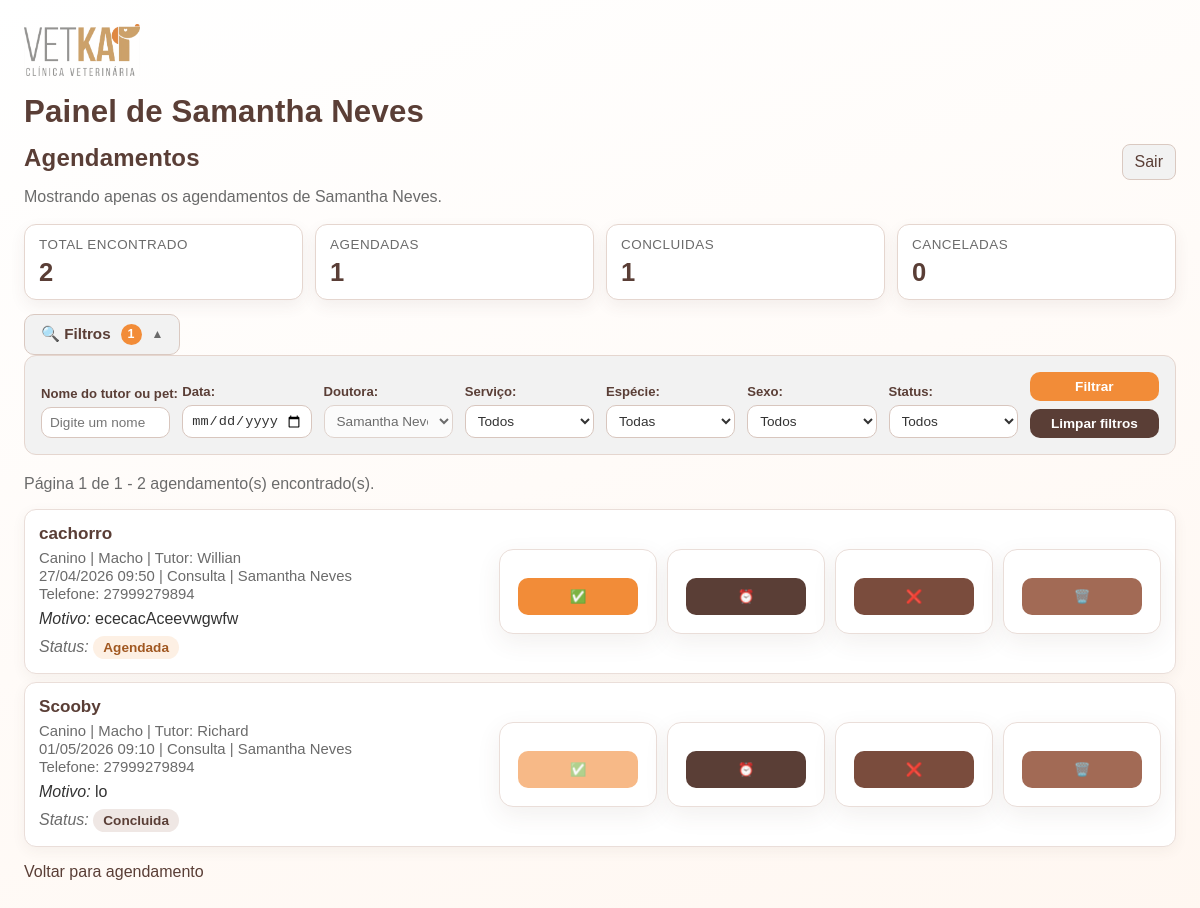
The app's page /painel (signed in) with its own data.
### app.py (models this page shows, shortened)
class Agendamento(db.Model):
    id = db.Column(db.Integer, primary_key=True)
    nome_dono = db.Column(db.String(100), nullable=False)
    nome_pet = db.Column(db.String(100), nullable=False)
    especie = db.Column(db.String(20), nullable=False)
    sexo = db.Column(db.String(10), nullable=False)
    telefone = db.Column(db.String(20), nullable=False)
    data = db.Column(db.DateTime, nullable=False)
    servico = db.Column(db.String(200), nullable=False)
    doutora = db.Column(db.String(50), nullable=False)
    motivo = db.Column(db.Text, nullable=False)
    status = db.Column(db.String(20), nullable=False, default='Agendada')
    reagendamento = db.Column(db.Boolean, nullable=False, default=False)

### app.py (the view, shortened to what this page needs)
@app.route('/painel')
def painel():
    user = session.get('user')
    role = session.get('role')
    if not user:
        return redirect(url_for('login_page'))
    pagina = request.args.get('pagina', default=1, type=int)
    if not pagina or pagina < 1:
        pagina = 1
    nome_filtro = request.args.get('nome', '').strip()
    data_filtro = request.args.get('data', '').strip()
    doutora_filtro = request.args.get('doutora', '').strip()
    servico_filtro = request.args.get('servico', '').strip()
    especie_filtro = request.args.get('especie', '').strip()
    sexo_filtro = request.args.get('sexo', '').strip()
    status_filtro = request.args.get('status', '').strip()
    filtro_erro = ''
    if role == 'reception':
        base_query = Agendamento.query
        doctor_options = DOUTORAS
    else:
        base_query = Agendamento.query.filter_by(doutora=user)
        doctor_options = [user]
        doutora_filtro = user
    service_options = [
        servico for servico, in base_query.with_entities(Agendamento.servico).distinct().order_by(Agendamento.servico).all()
        if servico
    ]
    if 'Consulta' not in service_options:
        service_options.insert(0, 'Consulta')
    especie_options = ['Canino', 'Felino']
    sexo_options = ['Macho', 'Fêmea']
    status_options = ['Agendada', 'Concluida', 'Cancelada']
    query = base_query
    if role == 'reception' and doutora_filtro:
        query = query.filter_by(doutora=doutora_filtro)
    if servico_filtro:
        query = query.filter_by(servico=servico_filtro)
    if especie_filtro:
        query = query.filter_by(especie=especie_filtro)
    if sexo_filtro:
        query = query.filter_by(sexo=sexo_filtro)
    if status_filtro:
        query = query.filter_by(status=status_filtro)
    metricas = {
        'total': query.count(),
        'agendada': query.filter(Agendamento.status == 'Agendada').count(),
        'concluida': query.filter(Agendamento.status == 'Concluida').count(),
        'cancelada': query.filter(Agendamento.status == 'Cancelada').count(),
    }
    paginacao = query.order_by(Agendamento.data.asc()).paginate(page=pagina, per_page=10, error_out=False)
    agendamentos = paginacao.items
    filtros = {
        'nome': nome_filtro,
        'data': data_filtro,
        'doutora': doutora_filtro,
        'servico': servico_filtro,
        'especie': especie_filtro,
        'sexo': sexo_filtro,
        'status': status_filtro,
    }
    query_params = {chave: valor for chave, valor in filtros.items() if valor}
    return render_template(
        'painel.html',
        agendamentos=agendamentos,
        paginacao=paginacao,
        doctor=user,
        role=role,
        filtros=filtros,
        query_params=query_params,
        doctor_options=doctor_options,
        service_options=service_options,
        especie_options=especie_options,
        sexo_options=sexo_options,
        status_options=status_options,
        metricas=metricas,
        filtro_erro=filtro_erro,
    )

### templates/painel.html (shortened to what this page needs)
<!DOCTYPE html>
<html lang="pt-br">
<head>
    <link rel="stylesheet" href="{{ url_for('static', filename='css/style.css') }}">
</head>
<body>
    <div class="site-logo-bar">
        <img src="{{ url_for('static', filename='img/logo.png') }}?v=2" alt="VetKap – Clínica Veterinária">
    </div>
    <h1>Painel de {{ doctor }}</h1>
    <a href="/logout" class="logout">Sair</a>
    {% if role == 'reception' %}
        <h2>Agendamentos</h2>
        <p>Mostrando todos os agendamentos.</p>
    {% else %}
        <h2>Agendamentos</h2>
        <p>Mostrando apenas os agendamentos de {{ doctor }}.</p>
    {% endif %}
    <section class="metrics-grid">
        <article class="metric-card">
            <p class="metric-label">Total Encontrado</p>
            <p class="metric-value">{{ metricas.total }}</p>
        </article>
        <article class="metric-card">
            <p class="metric-label">Agendadas</p>
            <p class="metric-value">{{ metricas.agendada }}</p>
        </article>
        <article class="metric-card">
            <p class="metric-label">Concluidas</p>
            <p class="metric-value">{{ metricas.concluida }}</p>
        </article>
        <article class="metric-card">
            <p class="metric-label">Canceladas</p>
            <p class="metric-value">{{ metricas.cancelada }}</p>
        </article>
    </section>
    {%- set filtros_ativos = filtros.values() | select | list | count %}
    <div class="filter-toggle-bar">
        <button type="button" class="filter-toggle-btn" id="filtroToggle" aria-expanded="false" aria-controls="filtroPanel">
            <span>🔍 Filtros</span>
            {% if filtros_ativos > 0 %}
                <span class="filter-badge">{{ filtros_ativos }}</span>
            {% endif %}
            <span class="filter-arrow" id="filtroArrow">▼</span>
        </button>
    </div>
    <form action="/painel" method="get" class="filter-form filter-collapsible" id="filtroPanel">
        <div class="filter-grid">
            <div>
                <label for="nome">Nome do tutor ou pet:</label>
                <input type="text" id="nome" name="nome" value="{{ filtros.nome }}" placeholder="Digite um nome">
            </div>
            <div>
                <label for="data">Data:</label>
                <input type="date" id="data" name="data" value="{{ filtros.data }}">
            </div>
            <div>
                <label for="doutora">Doutora:</label>
                <select id="doutora" name="doutora" {% if role != 'reception' %}disabled{% endif %}>
                    {% for option in doctor_options %}
                        <option value="{{ option }}" {% if filtros.doutora == option %}selected{% endif %}>{{ option }}</option>
                    {% endfor %}
                </select>
            </div>
            <div>
                <label for="servico">Serviço:</label>
                <select id="servico" name="servico">
                    <option value="">Todos</option>
                </select>
            </div>
            <div>
                <label for="especie">Espécie:</label>
                <select id="especie" name="especie">
                    <option value="">Todas</option>
                </select>
            </div>
            <div>
                <label for="sexo">Sexo:</label>
                <select id="sexo" name="sexo">
                    <option value="">Todos</option>
                </select>
            </div>
            <div>
                <label for="status">Status:</label>
                <select id="status" name="status">
                    <option value="">Todos</option>
                </select>
            </div>
            <div class="filter-actions">
                <button type="submit">Filtrar</button>
                <a href="/painel" class="button secondary-button">Limpar filtros</a>
            </div>
        </div>
    </form>
    {% if paginacao.total > 0 %}
        <p class="pagination-summary">
            Página {{ paginacao.page }} de {{ paginacao.pages }} - {{ paginacao.total }} agendamento(s) encontrado(s).
        </p>
    {% endif %}
    <ul>
        {% for agendamento in agendamentos %}
        <li>
            <div class="appointment-content">
                <p class="appointment-title">
                    <strong>{% if agendamento.reagendamento %}Reagendamento {{ agendamento.nome_pet }}{% else %}{{ agendamento.nome_pet }}{% endif %}</strong>
                </p>
                <p class="appointment-meta">{{ agendamento.especie }} | {{ agendamento.sexo }} | Tutor: {{ agendamento.nome_dono }}</p>
                <p class="appointment-meta">{{ agendamento.data.strftime('%d/%m/%Y %H:%M') }} | {{ agendamento.servico }} | {{ agendamento.doutora }}</p>
                <p class="appointment-meta">Telefone: {{ agendamento.telefone }}</p>
                <p class="appointment-motivo"><em>Motivo:</em> {{ agendamento.motivo }}</p>
                <p class="appointment-status"><em>Status:</em> <span class="status-badge status-{{ agendamento.status|lower|replace('ã', 'a') }}">{{ agendamento.status }}</span></p>
            </div>
            <div class="appointment-actions">
                <form action="{{ url_for('concluir', id=agendamento.id) }}" method="post" class="action-form">
                    <button type="submit" class="action-button success-button" title="Concluir" {% if agendamento.status == 'Concluida' %}disabled{% endif %}>✅</button>
                </form>
                <form action="{{ url_for('reagendar_page', id=agendamento.id) }}" method="get" class="action-form">
                    <button type="submit" class="action-button warning-button" title="Reagendar">⏰</button>
                </form>
                <form action="{{ url_for('cancelar', id=agendamento.id) }}" method="post" class="action-form">
                    <button type="submit" class="action-button danger-button" title="Cancelar" {% if agendamento.status == 'Cancelada' %}disabled{% endif %}>❌</button>
                </form>
                <form action="{{ url_for('deletar', id=agendamento.id) }}" method="post" class="action-form" onsubmit="return confirm('Tem certeza que deseja excluir este agendamento?');">
                    <button type="submit" class="action-button delete-button" title="Excluir">🗑️</button>
                </form>
            </div>
        </li>
        {% endfor %}
    </ul>
    <p><a href="/">Voltar para agendamento</a></p>
</body>
</html>

### records on screen
Agendamento: nome_pet "cachorro", especie "Canino", sexo "Macho", nome_dono "Willian", data "27/04/2026 09:50", servico "Consulta", doutora "Samantha Neves", telefone "27999279894", motivo "ececacAceevwgwfw", status "Agendada"
Agendamento: nome_pet "Scooby", especie "Canino", sexo "Macho", nome_dono "Richard", data "01/05/2026 09:10", servico "Consulta", doutora "Samantha Neves", telefone "27999279894", motivo "lo", status "Concluida"

### other values on screen
{{ doctor }} "Samantha Neves"
{{ metricas.total }} "2"
{{ metricas.agendada }} "1"
{{ metricas.concluida }} "1"
{{ metricas.cancelada }} "0"
{{ filtros_ativos }} "1"
{{ paginacao.page }} "1"
{{ paginacao.pages }} "1"
{{ paginacao.total }} "2"
form field doutora "Samantha Neves"
